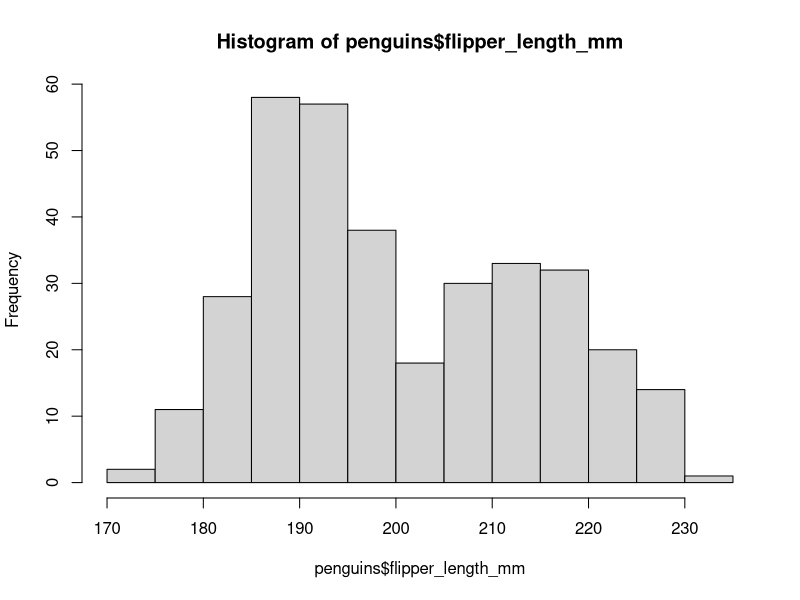
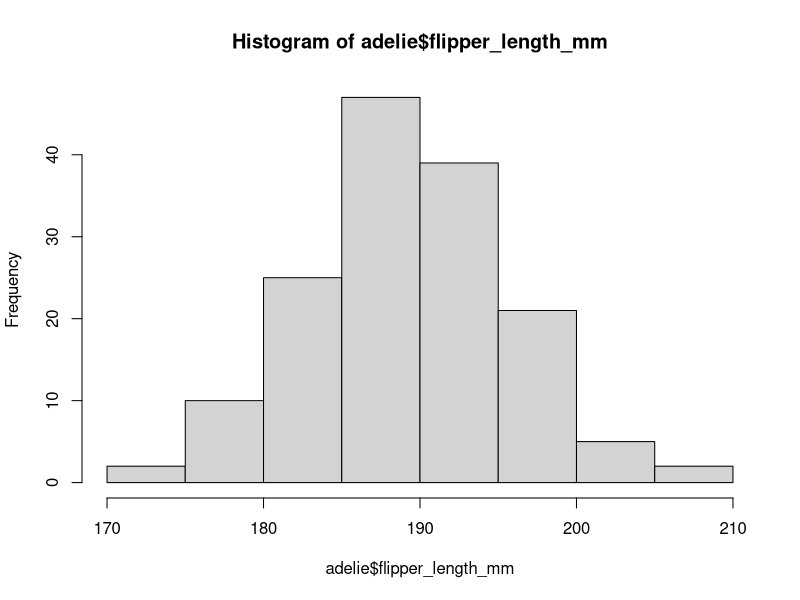

Reproduce these figures in R, in order. (Note: this script raises an error after producing the figures.)
## ---- chunk 1
3 + 5

18 - 11

15 / 5
## ---- chunk 2
mass <- 47.5            
age <- 122
## ---- chunk 3
# we can add comments to our code by using the # sign
# R doesn't read anything past a #, so you can either put one at the beginning of a whole line or after some code

mass <- mass * 2        # multiply
age <- age - 20         # subtract
mass_index <- mass/age  # divide
mass_sq <- mass^2       # raise to an exponent
## ---- chunk 4
weight_kg <- sqrt(10) # square root 

round(weight_kg) # rounding 
round(weight_kg, digits = 2) # round to 2 digits past 0
## ---- chunk 5
# these two lines of code do the same thing
help(mean) 
?mean
## ---- chunk 6
# Let's create a vector of animal weights (numeric)
weight_g <- c(50, 60, 65, 82) 
weight_g

# A vector can also contain character strings (character)
animals <- c("mouse", "rat", "dog") 
animals
## ---- chunk 7
# how many elements
length(weight_g) 
length(animals)

# type of data we are working with
class(weight_g) 
class(animals)

# structure of an object
str(weight_g) 
str(animals)
## ---- chunk 8
test_vec <- c(weight_g, animals) 
test_vec 
class(test_vec) # coerced everything into character (don't know how to make words numeric)
## ---- chunk 9
weight_g[2] 
weight_g[c(2,4)] 
weight_g[c(1:4)]
## ---- chunk 10
weight_g[weight_g > 55] 
animals[animals == "rat"]
## ---- chunk 11
vec <- c(6, 5, 4, 3, 2, 1)
vec

vec <- vec[4:6]
vec

sum(vec)
## ---- chunk 12
# install.packages("palmerpenguins")
library(palmerpenguins) 
## ---- chunk 13
penguins
## ---- chunk 14
head(penguins) # first 6 lines 
head(penguins, 10) # can specify how many lines 
tail(penguins) # last 6 lines 

str(penguins) # structure 
nrow(penguins) # number of rows
ncol(penguins) # number of columns

names(penguins) # same as colnames(penguins) in a df
## ---- chunk 15
# in vectors, only 1 dimension, so we only need to specify one location
# data frames are 2-dimensional, so he have to specify 2 different locations

penguins[1:10, c(2,3)] 
penguins[1:10, ] 
penguins[ , c(1:4)]
## ---- chunk 16
penguins$species 

# we can save single columns as vectors with the assignment operator
flipper_lenght_mm <- penguins$flipper_length_mm
## ---- chunk 17
# Plot a histogram
hist(penguins$flipper_length_mm) # same as hist(flipper_length_mm)
## ---- chunk 18
mean(penguins$flipper_length_mm)
sd(penguins$flipper_lenght_mm)

# min, max, median, mode are other functions we might want to use
## ---- chunk 19
adelie <- penguins[penguins$species == 'Adelie', ] 
adelie

hist(adelie$flipper_length_mm)

# dealing with numeric columns with NA values
mean(adelie$flipper_length_mm)
mean(adelie$flipper_length_mm, na.rm = TRUE)
## ---- chunk 20
# penguins with flippers greater than or equal to 200 mm
flippers_200mm_min <- penguins[penguins$flipper_length_mm >= 200, ] 

# create a histogram
hist(flippers_200mm_min) # why doesn't this work? We haven't specified a column 
hist(flippers_200mm_min$flipper_length_mm)
## ---- chunk 21
gentoo <- penguins[penguins$species == "Gentoo", ]
min(gentoo$body_mass_g, na.rm = TRUE)
max(gentoo$body_mass_g, na.rm = TRUE)

hist(gentoo$body_mass_g)
